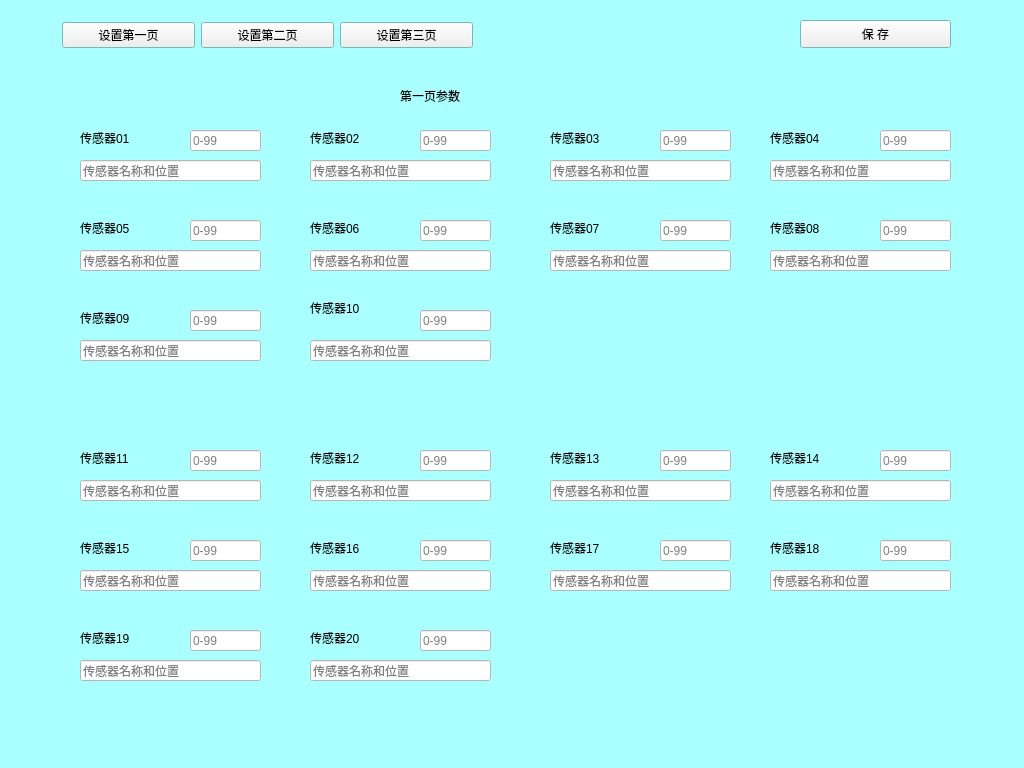
<?xml version="1.0" encoding="UTF-8"?>
<ui version="4.0">
 <class>settingForm</class>
 <widget class="QWidget" name="settingForm">
  <property name="geometry">
   <rect>
    <x>0</x>
    <y>0</y>
    <width>1024</width>
    <height>768</height>
   </rect>
  </property>
  <property name="palette">
   <palette>
    <active>
     <colorrole role="Base">
      <brush brushstyle="SolidPattern">
       <color alpha="255">
        <red>255</red>
        <green>255</green>
        <blue>255</blue>
       </color>
      </brush>
     </colorrole>
     <colorrole role="Window">
      <brush brushstyle="SolidPattern">
       <color alpha="255">
        <red>170</red>
        <green>255</green>
        <blue>255</blue>
       </color>
      </brush>
     </colorrole>
    </active>
    <inactive>
     <colorrole role="Base">
      <brush brushstyle="SolidPattern">
       <color alpha="255">
        <red>255</red>
        <green>255</green>
        <blue>255</blue>
       </color>
      </brush>
     </colorrole>
     <colorrole role="Window">
      <brush brushstyle="SolidPattern">
       <color alpha="255">
        <red>170</red>
        <green>255</green>
        <blue>255</blue>
       </color>
      </brush>
     </colorrole>
    </inactive>
    <disabled>
     <colorrole role="Base">
      <brush brushstyle="SolidPattern">
       <color alpha="255">
        <red>170</red>
        <green>255</green>
        <blue>255</blue>
       </color>
      </brush>
     </colorrole>
     <colorrole role="Window">
      <brush brushstyle="SolidPattern">
       <color alpha="255">
        <red>170</red>
        <green>255</green>
        <blue>255</blue>
       </color>
      </brush>
     </colorrole>
    </disabled>
   </palette>
  </property>
  <property name="windowTitle">
   <string>Form</string>
  </property>
  <property name="toolTip">
   <string comment="3" extracomment="4"/>
  </property>
  <widget class="QStackedWidget" name="stackedWidget">
   <property name="geometry">
    <rect>
     <x>20</x>
     <y>60</y>
     <width>991</width>
     <height>701</height>
    </rect>
   </property>
   <property name="palette">
    <palette>
     <active>
      <colorrole role="Base">
       <brush brushstyle="SolidPattern">
        <color alpha="255">
         <red>255</red>
         <green>255</green>
         <blue>255</blue>
        </color>
       </brush>
      </colorrole>
      <colorrole role="Window">
       <brush brushstyle="SolidPattern">
        <color alpha="255">
         <red>255</red>
         <green>255</green>
         <blue>255</blue>
        </color>
       </brush>
      </colorrole>
     </active>
     <inactive>
      <colorrole role="Base">
       <brush brushstyle="SolidPattern">
        <color alpha="255">
         <red>255</red>
         <green>255</green>
         <blue>255</blue>
        </color>
       </brush>
      </colorrole>
      <colorrole role="Window">
       <brush brushstyle="SolidPattern">
        <color alpha="255">
         <red>255</red>
         <green>255</green>
         <blue>255</blue>
        </color>
       </brush>
      </colorrole>
     </inactive>
     <disabled>
      <colorrole role="Base">
       <brush brushstyle="SolidPattern">
        <color alpha="255">
         <red>255</red>
         <green>255</green>
         <blue>255</blue>
        </color>
       </brush>
      </colorrole>
      <colorrole role="Window">
       <brush brushstyle="SolidPattern">
        <color alpha="255">
         <red>255</red>
         <green>255</green>
         <blue>255</blue>
        </color>
       </brush>
      </colorrole>
     </disabled>
    </palette>
   </property>
   <property name="toolTip">
    <string/>
   </property>
   <property name="currentIndex">
    <number>0</number>
   </property>
   <widget class="QWidget" name="page_1">
    <property name="palette">
     <palette>
      <active>
       <colorrole role="Base">
        <brush brushstyle="SolidPattern">
         <color alpha="255">
          <red>255</red>
          <green>255</green>
          <blue>255</blue>
         </color>
        </brush>
       </colorrole>
       <colorrole role="Window">
        <brush brushstyle="SolidPattern">
         <color alpha="255">
          <red>255</red>
          <green>255</green>
          <blue>255</blue>
         </color>
        </brush>
       </colorrole>
      </active>
      <inactive>
       <colorrole role="Base">
        <brush brushstyle="SolidPattern">
         <color alpha="255">
          <red>255</red>
          <green>255</green>
          <blue>255</blue>
         </color>
        </brush>
       </colorrole>
       <colorrole role="Window">
        <brush brushstyle="SolidPattern">
         <color alpha="255">
          <red>255</red>
          <green>255</green>
          <blue>255</blue>
         </color>
        </brush>
       </colorrole>
      </inactive>
      <disabled>
       <colorrole role="Base">
        <brush brushstyle="SolidPattern">
         <color alpha="255">
          <red>255</red>
          <green>255</green>
          <blue>255</blue>
         </color>
        </brush>
       </colorrole>
       <colorrole role="Window">
        <brush brushstyle="SolidPattern">
         <color alpha="255">
          <red>255</red>
          <green>255</green>
          <blue>255</blue>
         </color>
        </brush>
       </colorrole>
      </disabled>
     </palette>
    </property>
    <widget class="QLabel" name="label_page1">
     <property name="geometry">
      <rect>
       <x>380</x>
       <y>20</y>
       <width>81</width>
       <height>31</height>
      </rect>
     </property>
     <property name="text">
      <string>第一页参数</string>
     </property>
    </widget>
    <widget class="QLineEdit" name="lineEdit_A11">
     <property name="geometry">
      <rect>
       <x>290</x>
       <y>100</y>
       <width>181</width>
       <height>21</height>
      </rect>
     </property>
     <property name="text">
      <string/>
     </property>
     <property name="placeholderText">
      <string>传感器名称和位置</string>
     </property>
    </widget>
    <widget class="QLabel" name="label_10">
     <property name="geometry">
      <rect>
       <x>60</x>
       <y>70</y>
       <width>101</width>
       <height>16</height>
      </rect>
     </property>
     <property name="text">
      <string>传感器01</string>
     </property>
    </widget>
    <widget class="QLineEdit" name="lineEdit_11">
     <property name="geometry">
      <rect>
       <x>400</x>
       <y>70</y>
       <width>71</width>
       <height>21</height>
      </rect>
     </property>
     <property name="text">
      <string/>
     </property>
     <property name="placeholderText">
      <string>0-99</string>
     </property>
    </widget>
    <widget class="QLineEdit" name="lineEdit_10">
     <property name="geometry">
      <rect>
       <x>170</x>
       <y>70</y>
       <width>71</width>
       <height>21</height>
      </rect>
     </property>
     <property name="text">
      <string/>
     </property>
     <property name="placeholderText">
      <string>0-99</string>
     </property>
    </widget>
    <widget class="QLineEdit" name="lineEdit_A10">
     <property name="geometry">
      <rect>
       <x>60</x>
       <y>100</y>
       <width>181</width>
       <height>21</height>
      </rect>
     </property>
     <property name="text">
      <string/>
     </property>
     <property name="placeholderText">
      <string>传感器名称和位置</string>
     </property>
    </widget>
    <widget class="QLabel" name="label_11">
     <property name="geometry">
      <rect>
       <x>290</x>
       <y>70</y>
       <width>101</width>
       <height>16</height>
      </rect>
     </property>
     <property name="text">
      <string>传感器02</string>
     </property>
    </widget>
    <widget class="QLineEdit" name="lineEdit_A12">
     <property name="geometry">
      <rect>
       <x>530</x>
       <y>100</y>
       <width>181</width>
       <height>21</height>
      </rect>
     </property>
     <property name="text">
      <string/>
     </property>
     <property name="placeholderText">
      <string>传感器名称和位置</string>
     </property>
    </widget>
    <widget class="QLineEdit" name="lineEdit_A13">
     <property name="geometry">
      <rect>
       <x>750</x>
       <y>100</y>
       <width>181</width>
       <height>21</height>
      </rect>
     </property>
     <property name="text">
      <string/>
     </property>
     <property name="placeholderText">
      <string>传感器名称和位置</string>
     </property>
    </widget>
    <widget class="QLineEdit" name="lineEdit_12">
     <property name="geometry">
      <rect>
       <x>640</x>
       <y>70</y>
       <width>71</width>
       <height>21</height>
      </rect>
     </property>
     <property name="text">
      <string/>
     </property>
     <property name="placeholderText">
      <string>0-99</string>
     </property>
    </widget>
    <widget class="QLabel" name="label_12">
     <property name="geometry">
      <rect>
       <x>530</x>
       <y>70</y>
       <width>101</width>
       <height>16</height>
      </rect>
     </property>
     <property name="text">
      <string>传感器03</string>
     </property>
    </widget>
    <widget class="QLabel" name="label_13">
     <property name="geometry">
      <rect>
       <x>750</x>
       <y>70</y>
       <width>101</width>
       <height>16</height>
      </rect>
     </property>
     <property name="text">
      <string>传感器04</string>
     </property>
    </widget>
    <widget class="QLineEdit" name="lineEdit_13">
     <property name="geometry">
      <rect>
       <x>860</x>
       <y>70</y>
       <width>71</width>
       <height>21</height>
      </rect>
     </property>
     <property name="text">
      <string/>
     </property>
     <property name="placeholderText">
      <string>0-99</string>
     </property>
    </widget>
    <widget class="QLabel" name="label_14">
     <property name="geometry">
      <rect>
       <x>60</x>
       <y>160</y>
       <width>101</width>
       <height>16</height>
      </rect>
     </property>
     <property name="text">
      <string>传感器05</string>
     </property>
    </widget>
    <widget class="QLineEdit" name="lineEdit_A17">
     <property name="geometry">
      <rect>
       <x>750</x>
       <y>190</y>
       <width>181</width>
       <height>21</height>
      </rect>
     </property>
     <property name="text">
      <string/>
     </property>
     <property name="placeholderText">
      <string>传感器名称和位置</string>
     </property>
    </widget>
    <widget class="QLineEdit" name="lineEdit_A15">
     <property name="geometry">
      <rect>
       <x>290</x>
       <y>190</y>
       <width>181</width>
       <height>21</height>
      </rect>
     </property>
     <property name="text">
      <string/>
     </property>
     <property name="placeholderText">
      <string>传感器名称和位置</string>
     </property>
    </widget>
    <widget class="QLineEdit" name="lineEdit_A14">
     <property name="geometry">
      <rect>
       <x>60</x>
       <y>190</y>
       <width>181</width>
       <height>21</height>
      </rect>
     </property>
     <property name="text">
      <string/>
     </property>
     <property name="placeholderText">
      <string>传感器名称和位置</string>
     </property>
    </widget>
    <widget class="QLabel" name="label_17">
     <property name="geometry">
      <rect>
       <x>750</x>
       <y>160</y>
       <width>101</width>
       <height>16</height>
      </rect>
     </property>
     <property name="text">
      <string>传感器08</string>
     </property>
    </widget>
    <widget class="QLineEdit" name="lineEdit_15">
     <property name="geometry">
      <rect>
       <x>400</x>
       <y>160</y>
       <width>71</width>
       <height>21</height>
      </rect>
     </property>
     <property name="text">
      <string/>
     </property>
     <property name="placeholderText">
      <string>0-99</string>
     </property>
    </widget>
    <widget class="QLabel" name="label_15">
     <property name="geometry">
      <rect>
       <x>290</x>
       <y>160</y>
       <width>101</width>
       <height>16</height>
      </rect>
     </property>
     <property name="text">
      <string>传感器06</string>
     </property>
    </widget>
    <widget class="QLineEdit" name="lineEdit_A16">
     <property name="geometry">
      <rect>
       <x>530</x>
       <y>190</y>
       <width>181</width>
       <height>21</height>
      </rect>
     </property>
     <property name="text">
      <string/>
     </property>
     <property name="placeholderText">
      <string>传感器名称和位置</string>
     </property>
    </widget>
    <widget class="QLineEdit" name="lineEdit_16">
     <property name="geometry">
      <rect>
       <x>640</x>
       <y>160</y>
       <width>71</width>
       <height>21</height>
      </rect>
     </property>
     <property name="text">
      <string/>
     </property>
     <property name="placeholderText">
      <string>0-99</string>
     </property>
    </widget>
    <widget class="QLabel" name="label_16">
     <property name="geometry">
      <rect>
       <x>530</x>
       <y>160</y>
       <width>101</width>
       <height>16</height>
      </rect>
     </property>
     <property name="text">
      <string>传感器07</string>
     </property>
    </widget>
    <widget class="QLineEdit" name="lineEdit_14">
     <property name="geometry">
      <rect>
       <x>170</x>
       <y>160</y>
       <width>71</width>
       <height>21</height>
      </rect>
     </property>
     <property name="text">
      <string/>
     </property>
     <property name="placeholderText">
      <string>0-99</string>
     </property>
    </widget>
    <widget class="QLabel" name="label_18">
     <property name="geometry">
      <rect>
       <x>60</x>
       <y>250</y>
       <width>101</width>
       <height>16</height>
      </rect>
     </property>
     <property name="text">
      <string>传感器09</string>
     </property>
    </widget>
    <widget class="QLineEdit" name="lineEdit_A19">
     <property name="geometry">
      <rect>
       <x>290</x>
       <y>280</y>
       <width>181</width>
       <height>21</height>
      </rect>
     </property>
     <property name="text">
      <string/>
     </property>
     <property name="placeholderText">
      <string>传感器名称和位置</string>
     </property>
    </widget>
    <widget class="QLineEdit" name="lineEdit_A18">
     <property name="geometry">
      <rect>
       <x>60</x>
       <y>280</y>
       <width>181</width>
       <height>21</height>
      </rect>
     </property>
     <property name="text">
      <string/>
     </property>
     <property name="placeholderText">
      <string>传感器名称和位置</string>
     </property>
    </widget>
    <widget class="QLineEdit" name="lineEdit_19">
     <property name="geometry">
      <rect>
       <x>400</x>
       <y>250</y>
       <width>71</width>
       <height>21</height>
      </rect>
     </property>
     <property name="text">
      <string/>
     </property>
     <property name="placeholderText">
      <string>0-99</string>
     </property>
    </widget>
    <widget class="QLabel" name="label_19">
     <property name="geometry">
      <rect>
       <x>290</x>
       <y>240</y>
       <width>101</width>
       <height>16</height>
      </rect>
     </property>
     <property name="text">
      <string>传感器10</string>
     </property>
    </widget>
    <widget class="QLineEdit" name="lineEdit_18">
     <property name="geometry">
      <rect>
       <x>170</x>
       <y>250</y>
       <width>71</width>
       <height>21</height>
      </rect>
     </property>
     <property name="text">
      <string/>
     </property>
     <property name="placeholderText">
      <string>0-99</string>
     </property>
    </widget>
    <widget class="QLineEdit" name="lineEdit_17">
     <property name="geometry">
      <rect>
       <x>860</x>
       <y>160</y>
       <width>71</width>
       <height>21</height>
      </rect>
     </property>
     <property name="text">
      <string/>
     </property>
     <property name="placeholderText">
      <string>0-99</string>
     </property>
    </widget>
    <widget class="QLineEdit" name="lineEdit_A21">
     <property name="geometry">
      <rect>
       <x>290</x>
       <y>420</y>
       <width>181</width>
       <height>21</height>
      </rect>
     </property>
     <property name="text">
      <string/>
     </property>
     <property name="placeholderText">
      <string>传感器名称和位置</string>
     </property>
    </widget>
    <widget class="QLineEdit" name="lineEdit_28">
     <property name="geometry">
      <rect>
       <x>170</x>
       <y>570</y>
       <width>71</width>
       <height>21</height>
      </rect>
     </property>
     <property name="text">
      <string/>
     </property>
     <property name="placeholderText">
      <string>0-99</string>
     </property>
    </widget>
    <widget class="QLabel" name="label_26">
     <property name="geometry">
      <rect>
       <x>530</x>
       <y>480</y>
       <width>101</width>
       <height>16</height>
      </rect>
     </property>
     <property name="text">
      <string>传感器17</string>
     </property>
    </widget>
    <widget class="QLineEdit" name="lineEdit_23">
     <property name="geometry">
      <rect>
       <x>860</x>
       <y>390</y>
       <width>71</width>
       <height>21</height>
      </rect>
     </property>
     <property name="text">
      <string/>
     </property>
     <property name="placeholderText">
      <string>0-99</string>
     </property>
    </widget>
    <widget class="QLineEdit" name="lineEdit_25">
     <property name="geometry">
      <rect>
       <x>400</x>
       <y>480</y>
       <width>71</width>
       <height>21</height>
      </rect>
     </property>
     <property name="text">
      <string/>
     </property>
     <property name="placeholderText">
      <string>0-99</string>
     </property>
    </widget>
    <widget class="QLineEdit" name="lineEdit_A22">
     <property name="geometry">
      <rect>
       <x>530</x>
       <y>420</y>
       <width>181</width>
       <height>21</height>
      </rect>
     </property>
     <property name="text">
      <string/>
     </property>
     <property name="placeholderText">
      <string>传感器名称和位置</string>
     </property>
    </widget>
    <widget class="QLineEdit" name="lineEdit_24">
     <property name="geometry">
      <rect>
       <x>170</x>
       <y>480</y>
       <width>71</width>
       <height>21</height>
      </rect>
     </property>
     <property name="text">
      <string/>
     </property>
     <property name="placeholderText">
      <string>0-99</string>
     </property>
    </widget>
    <widget class="QLabel" name="label_21">
     <property name="geometry">
      <rect>
       <x>290</x>
       <y>390</y>
       <width>101</width>
       <height>16</height>
      </rect>
     </property>
     <property name="text">
      <string>传感器12</string>
     </property>
    </widget>
    <widget class="QLineEdit" name="lineEdit_A26">
     <property name="geometry">
      <rect>
       <x>530</x>
       <y>510</y>
       <width>181</width>
       <height>21</height>
      </rect>
     </property>
     <property name="text">
      <string/>
     </property>
     <property name="placeholderText">
      <string>传感器名称和位置</string>
     </property>
    </widget>
    <widget class="QLineEdit" name="lineEdit_A24">
     <property name="geometry">
      <rect>
       <x>60</x>
       <y>510</y>
       <width>181</width>
       <height>21</height>
      </rect>
     </property>
     <property name="text">
      <string/>
     </property>
     <property name="placeholderText">
      <string>传感器名称和位置</string>
     </property>
    </widget>
    <widget class="QLineEdit" name="lineEdit_A28">
     <property name="geometry">
      <rect>
       <x>60</x>
       <y>600</y>
       <width>181</width>
       <height>21</height>
      </rect>
     </property>
     <property name="text">
      <string/>
     </property>
     <property name="placeholderText">
      <string>传感器名称和位置</string>
     </property>
    </widget>
    <widget class="QLineEdit" name="lineEdit_A27">
     <property name="geometry">
      <rect>
       <x>750</x>
       <y>510</y>
       <width>181</width>
       <height>21</height>
      </rect>
     </property>
     <property name="text">
      <string/>
     </property>
     <property name="placeholderText">
      <string>传感器名称和位置</string>
     </property>
    </widget>
    <widget class="QLineEdit" name="lineEdit_26">
     <property name="geometry">
      <rect>
       <x>640</x>
       <y>480</y>
       <width>71</width>
       <height>21</height>
      </rect>
     </property>
     <property name="text">
      <string/>
     </property>
     <property name="placeholderText">
      <string>0-99</string>
     </property>
    </widget>
    <widget class="QLineEdit" name="lineEdit_A23">
     <property name="geometry">
      <rect>
       <x>750</x>
       <y>420</y>
       <width>181</width>
       <height>21</height>
      </rect>
     </property>
     <property name="text">
      <string/>
     </property>
     <property name="placeholderText">
      <string>传感器名称和位置</string>
     </property>
    </widget>
    <widget class="QLabel" name="label_25">
     <property name="geometry">
      <rect>
       <x>290</x>
       <y>480</y>
       <width>101</width>
       <height>16</height>
      </rect>
     </property>
     <property name="text">
      <string>传感器16</string>
     </property>
    </widget>
    <widget class="QLabel" name="label_27">
     <property name="geometry">
      <rect>
       <x>750</x>
       <y>480</y>
       <width>101</width>
       <height>16</height>
      </rect>
     </property>
     <property name="text">
      <string>传感器18</string>
     </property>
    </widget>
    <widget class="QLineEdit" name="lineEdit_27">
     <property name="geometry">
      <rect>
       <x>860</x>
       <y>480</y>
       <width>71</width>
       <height>21</height>
      </rect>
     </property>
     <property name="text">
      <string/>
     </property>
     <property name="placeholderText">
      <string>0-99</string>
     </property>
    </widget>
    <widget class="QLabel" name="label_20">
     <property name="geometry">
      <rect>
       <x>60</x>
       <y>390</y>
       <width>101</width>
       <height>16</height>
      </rect>
     </property>
     <property name="text">
      <string>传感器11</string>
     </property>
    </widget>
    <widget class="QLabel" name="label_24">
     <property name="geometry">
      <rect>
       <x>60</x>
       <y>480</y>
       <width>101</width>
       <height>16</height>
      </rect>
     </property>
     <property name="text">
      <string>传感器15</string>
     </property>
    </widget>
    <widget class="QLineEdit" name="lineEdit_A29">
     <property name="geometry">
      <rect>
       <x>290</x>
       <y>600</y>
       <width>181</width>
       <height>21</height>
      </rect>
     </property>
     <property name="text">
      <string/>
     </property>
     <property name="placeholderText">
      <string>传感器名称和位置</string>
     </property>
    </widget>
    <widget class="QLineEdit" name="lineEdit_29">
     <property name="geometry">
      <rect>
       <x>400</x>
       <y>570</y>
       <width>71</width>
       <height>21</height>
      </rect>
     </property>
     <property name="text">
      <string/>
     </property>
     <property name="placeholderText">
      <string>0-99</string>
     </property>
    </widget>
    <widget class="QLabel" name="label_23">
     <property name="geometry">
      <rect>
       <x>750</x>
       <y>390</y>
       <width>101</width>
       <height>16</height>
      </rect>
     </property>
     <property name="text">
      <string>传感器14</string>
     </property>
    </widget>
    <widget class="QLineEdit" name="lineEdit_A25">
     <property name="geometry">
      <rect>
       <x>290</x>
       <y>510</y>
       <width>181</width>
       <height>21</height>
      </rect>
     </property>
     <property name="text">
      <string/>
     </property>
     <property name="placeholderText">
      <string>传感器名称和位置</string>
     </property>
    </widget>
    <widget class="QLineEdit" name="lineEdit_22">
     <property name="geometry">
      <rect>
       <x>640</x>
       <y>390</y>
       <width>71</width>
       <height>21</height>
      </rect>
     </property>
     <property name="text">
      <string/>
     </property>
     <property name="placeholderText">
      <string>0-99</string>
     </property>
    </widget>
    <widget class="QLabel" name="label_28">
     <property name="geometry">
      <rect>
       <x>60</x>
       <y>570</y>
       <width>101</width>
       <height>16</height>
      </rect>
     </property>
     <property name="text">
      <string>传感器19</string>
     </property>
    </widget>
    <widget class="QLabel" name="label_29">
     <property name="geometry">
      <rect>
       <x>290</x>
       <y>570</y>
       <width>101</width>
       <height>16</height>
      </rect>
     </property>
     <property name="text">
      <string>传感器20</string>
     </property>
    </widget>
    <widget class="QLineEdit" name="lineEdit_20">
     <property name="geometry">
      <rect>
       <x>170</x>
       <y>390</y>
       <width>71</width>
       <height>21</height>
      </rect>
     </property>
     <property name="text">
      <string/>
     </property>
     <property name="placeholderText">
      <string>0-99</string>
     </property>
    </widget>
    <widget class="QLineEdit" name="lineEdit_A20">
     <property name="geometry">
      <rect>
       <x>60</x>
       <y>420</y>
       <width>181</width>
       <height>21</height>
      </rect>
     </property>
     <property name="text">
      <string/>
     </property>
     <property name="placeholderText">
      <string>传感器名称和位置</string>
     </property>
    </widget>
    <widget class="QLabel" name="label_22">
     <property name="geometry">
      <rect>
       <x>530</x>
       <y>390</y>
       <width>101</width>
       <height>16</height>
      </rect>
     </property>
     <property name="text">
      <string>传感器13</string>
     </property>
    </widget>
    <widget class="QLineEdit" name="lineEdit_21">
     <property name="geometry">
      <rect>
       <x>400</x>
       <y>390</y>
       <width>71</width>
       <height>21</height>
      </rect>
     </property>
     <property name="text">
      <string/>
     </property>
     <property name="placeholderText">
      <string>0-99</string>
     </property>
    </widget>
   </widget>
   <widget class="QWidget" name="page_2">
    <widget class="QLabel" name="label_page2">
     <property name="geometry">
      <rect>
       <x>380</x>
       <y>20</y>
       <width>81</width>
       <height>31</height>
      </rect>
     </property>
     <property name="text">
      <string>第二页参数</string>
     </property>
    </widget>
   </widget>
   <widget class="QWidget" name="page_3">
    <widget class="QLabel" name="llabel_page3">
     <property name="geometry">
      <rect>
       <x>380</x>
       <y>20</y>
       <width>81</width>
       <height>31</height>
      </rect>
     </property>
     <property name="text">
      <string>第三页参数</string>
     </property>
    </widget>
   </widget>
  </widget>
  <widget class="QPushButton" name="saveButton">
   <property name="geometry">
    <rect>
     <x>800</x>
     <y>20</y>
     <width>151</width>
     <height>28</height>
    </rect>
   </property>
   <property name="text">
    <string>保 存</string>
   </property>
  </widget>
  <widget class="QWidget" name="layoutWidget">
   <property name="geometry">
    <rect>
     <x>62</x>
     <y>20</y>
     <width>411</width>
     <height>31</height>
    </rect>
   </property>
   <layout class="QHBoxLayout" name="horizontalLayout">
    <item>
     <widget class="QPushButton" name="settionButton_1">
      <property name="text">
       <string>设置第一页</string>
      </property>
     </widget>
    </item>
    <item>
     <widget class="QPushButton" name="settionButton_2">
      <property name="text">
       <string>设置第二页</string>
      </property>
     </widget>
    </item>
    <item>
     <widget class="QPushButton" name="settionButton_3">
      <property name="text">
       <string>设置第三页</string>
      </property>
     </widget>
    </item>
   </layout>
  </widget>
 </widget>
 <resources/>
 <connections>
  <connection>
   <sender>settionButton_1</sender>
   <signal>clicked()</signal>
   <receiver>settingForm</receiver>
   <slot>settingselect1()</slot>
   <hints>
    <hint type="sourcelabel">
     <x>101</x>
     <y>46</y>
    </hint>
    <hint type="destinationlabel">
     <x>96</x>
     <y>250</y>
    </hint>
   </hints>
  </connection>
  <connection>
   <sender>settionButton_2</sender>
   <signal>clicked()</signal>
   <receiver>settingForm</receiver>
   <slot>settingselect2()</slot>
   <hints>
    <hint type="sourcelabel">
     <x>218</x>
     <y>46</y>
    </hint>
    <hint type="destinationlabel">
     <x>74</x>
     <y>313</y>
    </hint>
   </hints>
  </connection>
  <connection>
   <sender>saveButton</sender>
   <signal>clicked()</signal>
   <receiver>settingForm</receiver>
   <slot>saveSetting()</slot>
   <hints>
    <hint type="sourcelabel">
     <x>800</x>
     <y>47</y>
    </hint>
    <hint type="destinationlabel">
     <x>45</x>
     <y>382</y>
    </hint>
   </hints>
  </connection>
  <connection>
   <sender>settionButton_3</sender>
   <signal>clicked()</signal>
   <receiver>settingForm</receiver>
   <slot>settingselect3()</slot>
   <hints>
    <hint type="sourcelabel">
     <x>426</x>
     <y>29</y>
    </hint>
    <hint type="destinationlabel">
     <x>562</x>
     <y>36</y>
    </hint>
   </hints>
  </connection>
 </connections>
 <slots>
  <slot>settingselect1()</slot>
  <slot>settingselect2()</slot>
  <slot>saveSetting()</slot>
  <slot>settingselect3()</slot>
 </slots>
</ui>
